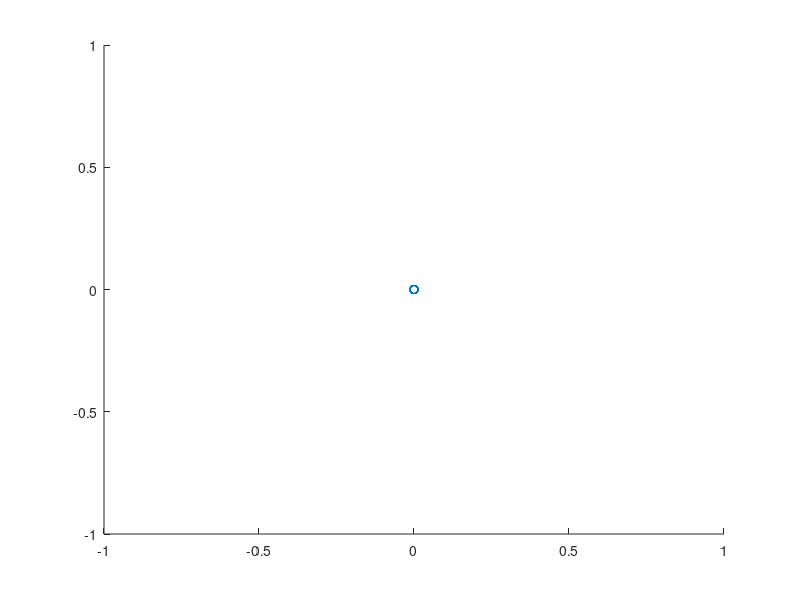

The MATLAB script that drew this image: (Note: this script raises an error after producing the figure.)

clear
tic
try
    Number_of_FETs = 14;
    FETs = zeros(Number_of_FETs,2);
    for i = 1:Number_of_FETs
        [FETs(i,1),FETs(i,2),~,~]=Select_FET_Database(i);
    end
    
    for i = 1:length(FETs)
        for j = 1:length(FETs)
            
            FETs_Ron(i,j) = FETs(i,1) - FETs(j,1);
            FETs_Coss(i,j) = FETs(i,2) - FETs(j,2);
        end
    end
    
    
    
    
    %{
    [minronCoss] = min(FETs,[],1);
    minron = minronCoss(1);
    minCoss = minronCoss(2);
    FETs(:,1) = FETs(:,1)./minron;
    FETs(:,2) = FETs(:,2)./minCoss;
    
    e_tan_dist = 1;
    e_FET_dist = 1;
    
    for i = 1:length(FETs)
        for j = 1:length(FETs)
            
            distance_between_points(i,j) = sqrt((FETs(j,1)-FETs(i,1))^2+(FETs(j,2)-FETs(i,2))^2);
            
        end
    end
    %}
    saved_fval = ones(3,1).*100;
    big_loop = 0;
    max_iteration = 50;
    almost_steady_state = [0 0 0 ];
    
    sf = [ 1 1 1 1e-6 100 100];  
    
    
    
    %x = [ 12.0000    6.0000   14.0000  1.2315e6    0.009    0.009];
    %x = x.*sf;
    x = [3.0000    3.0000    3.0000    1.2315    0.9000    0.9000];
    % x = [ 6.0000    6.0000   14.0000    1.2315    0.9000    0.9000]
    % 5 10 5 10 5 10
    % 19 6 1 19 6 1 
    %2 3 4 2 3 4
    saved_x = x;
    FETs_number = 3;
    stick = zeros(3,3);
    deltaRon = -1e-3;
    deltaCoss = -0.4e-9;


    
    
    while(big_loop<max_iteration)
        for i = 1:FETs_number
            
            adjust_FET = [0 0 0 ];
            adjust_FET(i) = 1;
            
            Coss_adj = [0 0 0 ];
            Ron_adj = [0 0 0 ];
            
            [stick(i,1),graph1]=Texas_SC_Fib_8_Sweep(x,Coss_adj,Ron_adj);
            
            Coss_adj = [0 0 0  ].*adjust_FET;
            Ron_adj = [-1e-3 -1e-3 -1e-3 ].*adjust_FET;
            
            [stick(i,2),graph2]=Texas_SC_Fib_8_Sweep(x,Coss_adj,Ron_adj);
            
            
            Coss_adj = [-0.4e-9 -0.4e-9 -0.4e-9 ].*adjust_FET;
            Ron_adj = [0 0 0 ].*adjust_FET;
            
            [stick(i,3),graph3]=Texas_SC_Fib_8_Sweep(x,Coss_adj,Ron_adj);
            
           % Move in the steepest direction:
            stick_diff = [stick(i,1)-stick(i,2) stick(i,1)-stick(i,3)];
            
            D_Ron = FETs_Ron./deltaRon;
            D_Coss  = FETs_Coss./deltaCoss;
            
            
            Projected_Ploss = stick(i,1)+D_Ron(x(i),:)*stick_diff(1)+D_Coss(x(i),:)*stick_diff(2);
            %{
    if  the_sign(1) == 1 && the_sign(1) == 1
        
        errorRon = FETs(:,1)>=FETs(x(i),1);
        errorCoss = FETs(:,2)>=FETs(x(i),2);
    end
    
    if I == 1 && the_sign == -1
        
        errorRon = FETs(:,1)<=FETs(x(i),1);
        errorCoss = FETs(:,2)<=FETs(x(i),2);
    end
    
    if I == 2 && the_sign == 1
        
        errorRon = FETs(:,1)>=FETs(x(i),1);
       
    end
    
    if I == 2 && the_sign == -1
        
        errorRon = FETs(:,1)<=FETs(x(i),1);
        
    end
    
     if I == 3 && the_sign == 1
        

        errorCoss = FETs(:,2)>=FETs(x(i),2);
    end
    
    if I == 3 && the_sign == -1
        

        errorCoss = FETs(:,2)<=FETs(x(i),2);
    end
            %}
            
            
            [~,new_x] = min(Projected_Ploss);
            
            x_test = x;
            x_test(i) = new_x;
            
            Coss_adj_test = [0 0 0 ];
            Ron_adj_test = [0 0 0 ];
            
            [stick_em,graph1]=Texas_SC_Fib_8_Sweep(x_test,Coss_adj_test,Ron_adj_test);
            
            % If there is not an improvement to the fval of the converter.
            if stick_em >= stick(i,1)
                almost_steady_state(i) = 1;
            else
                x(i) = new_x;
                saved_x(end+1,:) = x;
                almost_steady_state(i) = 0;
                saved_fval(:,end+1) = stick(:,1);
                i
                toc
            end
            

            
            
            
            
        end
        big_loop = big_loop + 1;
        
        if sum(almost_steady_state)==length(almost_steady_state)
            toc
            J = 4564654;
        end
    end
    
    
    
    
catch ME
    J = 5465456465;
    
end


J = 456456456;
figure
plot_ron = FETs(:,1);
plot_Coss = FETs(:,2);
scatter(plot_ron,plot_Coss,'DisplayName','FETs');
hold on
plot(plot_ron(saved_x(:,1)),plot_Coss(saved_x(:,1)),'DisplayName','M1&M5','LineWidth',3,'LineStyle','--');
hold on
plot(plot_ron(saved_x(:,2)),plot_Coss(saved_x(:,2)),'DisplayName','M2&M4','LineWidth',3,'LineStyle',':');
hold on
plot(plot_ron(saved_x(:,3)),plot_Coss(saved_x(:,3)),'DisplayName','M3&M6','LineWidth',3,'LineStyle','-.');
hold on
scatter(plot_ron(x(:,1:3)),plot_Coss(x(:,1:3)),50,'r','DisplayName','Ending Point');

% Create ylabel
ylabel('Coss (F)','FontSize',20);

% Create xlabel
xlabel('Ron (\Omega)','FontSize',20);

% Create title
title('SC Fib 8V Converter Optimization','FontSize',24);

axis1 = gca;
set(axis1,'FontName','Times New Roman','FontSize',14);
legend
